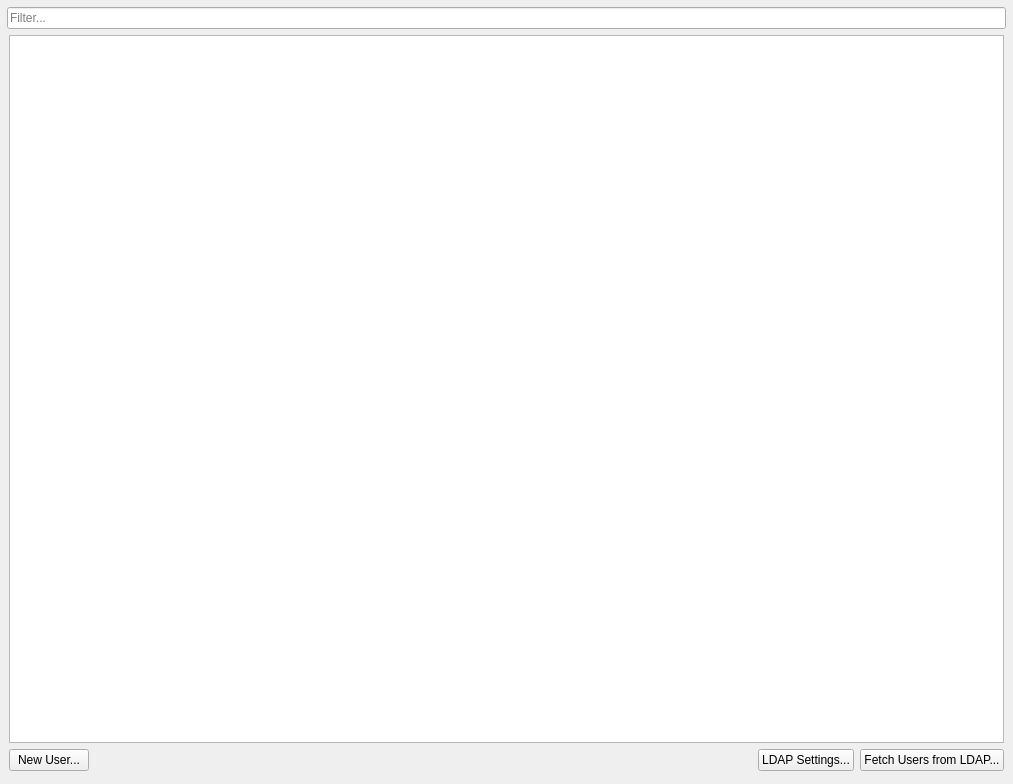
<?xml version="1.0" encoding="UTF-8"?>
<ui version="4.0">
 <class>QnUserManagementWidget</class>
 <widget class="QWidget" name="QnUserManagementWidget">
  <property name="geometry">
   <rect>
    <x>0</x>
    <y>0</y>
    <width>1013</width>
    <height>784</height>
   </rect>
  </property>
  <layout class="QVBoxLayout" name="verticalLayout_2">
   <property name="spacing">
    <number>4</number>
   </property>
   <property name="leftMargin">
    <number>7</number>
   </property>
   <property name="topMargin">
    <number>7</number>
   </property>
   <property name="rightMargin">
    <number>7</number>
   </property>
   <property name="bottomMargin">
    <number>7</number>
   </property>
   <item>
    <widget class="QLineEdit" name="filterLineEdit">
     <property name="placeholderText">
      <string>Filter...</string>
     </property>
    </widget>
   </item>
   <item>
    <widget class="QWidget" name="backgroundWidget" native="true">
     <property name="autoFillBackground">
      <bool>true</bool>
     </property>
     <layout class="QVBoxLayout" name="verticalLayout" stretch="1,0">
      <property name="leftMargin">
       <number>2</number>
      </property>
      <property name="topMargin">
       <number>2</number>
      </property>
      <property name="rightMargin">
       <number>2</number>
      </property>
      <property name="bottomMargin">
       <number>6</number>
      </property>
      <item>
       <widget class="QTableView" name="usersTable">
        <property name="selectionMode">
         <enum>QAbstractItemView::NoSelection</enum>
        </property>
        <property name="selectionBehavior">
         <enum>QAbstractItemView::SelectRows</enum>
        </property>
        <property name="sortingEnabled">
         <bool>true</bool>
        </property>
       </widget>
      </item>
      <item>
       <widget class="QStackedWidget" name="actionsWidget">
        <property name="currentIndex">
         <number>0</number>
        </property>
        <widget class="QWidget" name="defaultPage">
         <layout class="QHBoxLayout" name="horizontalLayout_2">
          <property name="leftMargin">
           <number>0</number>
          </property>
          <property name="topMargin">
           <number>0</number>
          </property>
          <property name="rightMargin">
           <number>0</number>
          </property>
          <property name="bottomMargin">
           <number>0</number>
          </property>
          <item>
           <widget class="QPushButton" name="createUserButton">
            <property name="text">
             <string>New User...</string>
            </property>
           </widget>
          </item>
          <item>
           <spacer name="horizontalSpacer">
            <property name="orientation">
             <enum>Qt::Horizontal</enum>
            </property>
            <property name="sizeHint" stdset="0">
             <size>
              <width>40</width>
              <height>20</height>
             </size>
            </property>
           </spacer>
          </item>
          <item>
           <widget class="QPushButton" name="ldapSettingsButton">
            <property name="text">
             <string>LDAP Settings...</string>
            </property>
           </widget>
          </item>
          <item>
           <widget class="QPushButton" name="fetchButton">
            <property name="text">
             <string>Fetch Users from LDAP...</string>
            </property>
           </widget>
          </item>
         </layout>
        </widget>
        <widget class="QWidget" name="selectionPage">
         <layout class="QHBoxLayout" name="horizontalLayout">
          <property name="leftMargin">
           <number>0</number>
          </property>
          <property name="topMargin">
           <number>0</number>
          </property>
          <property name="rightMargin">
           <number>0</number>
          </property>
          <property name="bottomMargin">
           <number>0</number>
          </property>
          <item>
           <widget class="QPushButton" name="enableSelectedButton">
            <property name="text">
             <string>Enable Selected</string>
            </property>
           </widget>
          </item>
          <item>
           <widget class="QPushButton" name="disableSelectedButton">
            <property name="text">
             <string>Disable Selected</string>
            </property>
           </widget>
          </item>
          <item>
           <widget class="QPushButton" name="deleteSelectedButton">
            <property name="text">
             <string>Delete Selected</string>
            </property>
           </widget>
          </item>
          <item>
           <spacer name="horizontalSpacer_2">
            <property name="orientation">
             <enum>Qt::Horizontal</enum>
            </property>
            <property name="sizeHint" stdset="0">
             <size>
              <width>424</width>
              <height>20</height>
             </size>
            </property>
           </spacer>
          </item>
          <item>
           <widget class="QPushButton" name="clearSelectionButton">
            <property name="text">
             <string>Clear Selection</string>
            </property>
           </widget>
          </item>
         </layout>
        </widget>
       </widget>
      </item>
     </layout>
    </widget>
   </item>
  </layout>
 </widget>
 <resources/>
 <connections/>
</ui>
